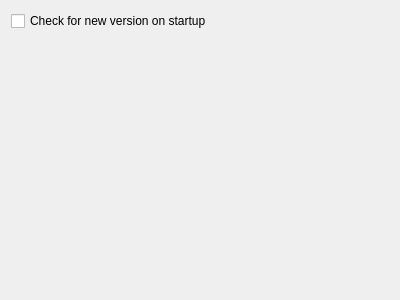
<?xml version="1.0" encoding="UTF-8"?>
<ui version="4.0">
 <class>OptionsPage</class>
 <widget class="QWidget" name="OptionsPage">
  <property name="geometry">
   <rect>
    <x>0</x>
    <y>0</y>
    <width>400</width>
    <height>300</height>
   </rect>
  </property>
  <property name="windowTitle">
   <string>Check Version Plugin</string>
  </property>
  <layout class="QVBoxLayout" name="verticalLayout">
   <item>
    <widget class="QCheckBox" name="checkBox">
     <property name="text">
      <string>Check for new version on startup</string>
     </property>
    </widget>
   </item>
   <item>
    <spacer name="verticalSpacer">
     <property name="orientation">
      <enum>Qt::Vertical</enum>
     </property>
     <property name="sizeHint" stdset="0">
      <size>
       <width>20</width>
       <height>262</height>
      </size>
     </property>
    </spacer>
   </item>
  </layout>
 </widget>
 <resources/>
 <connections/>
</ui>
